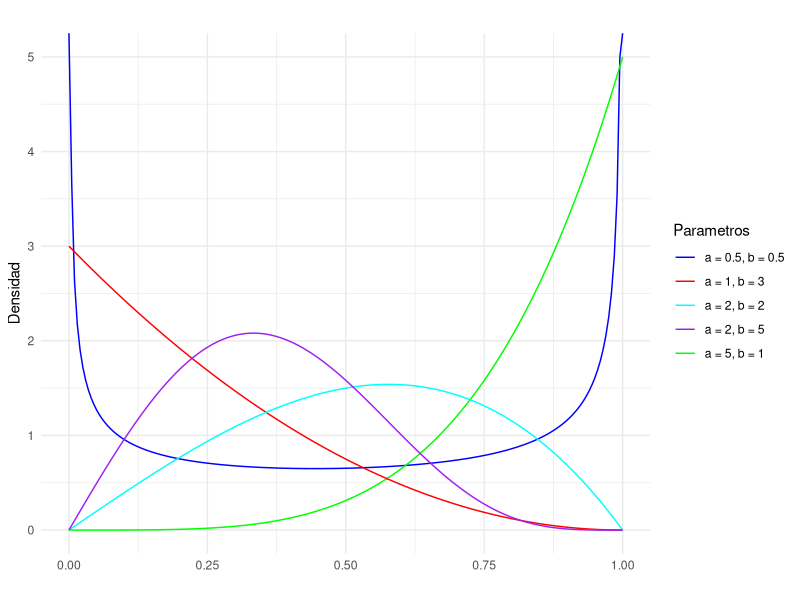
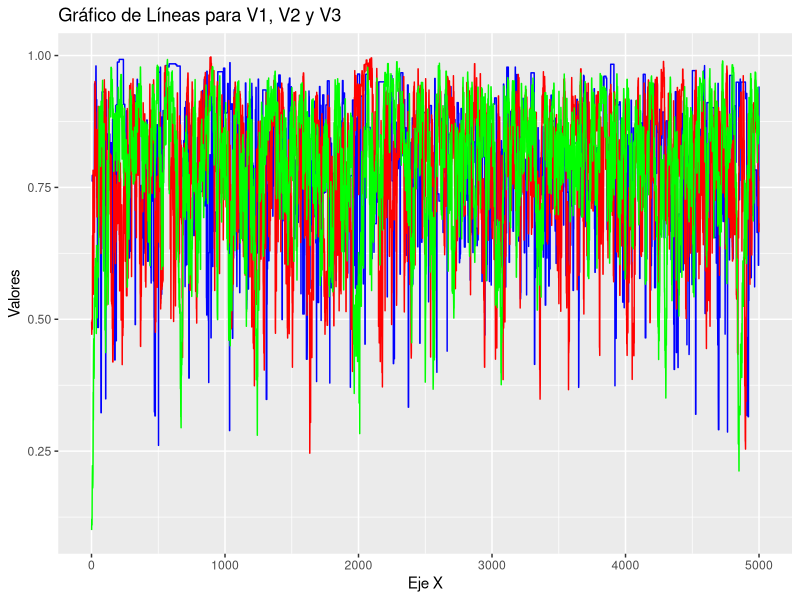
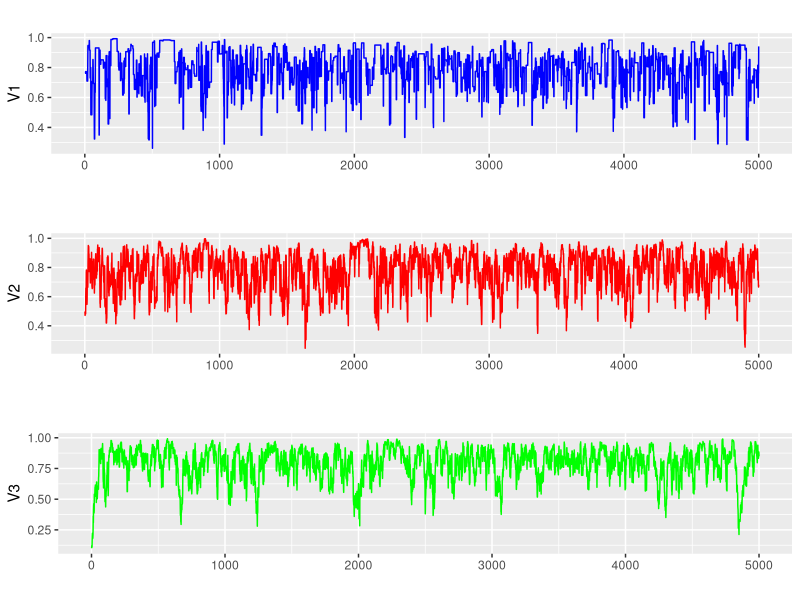
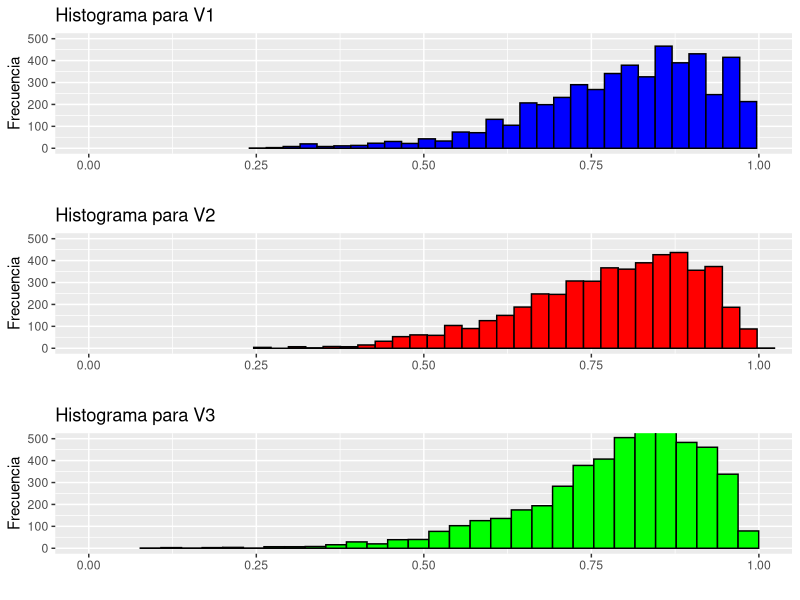
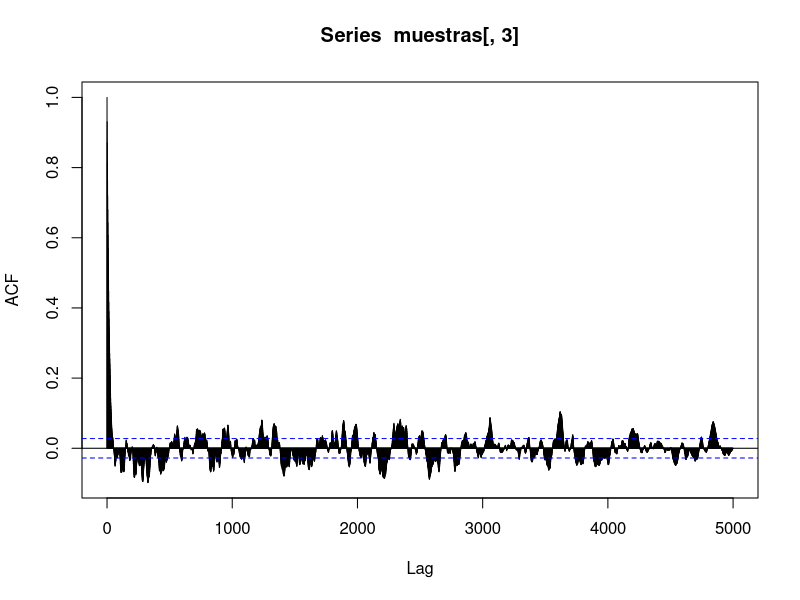
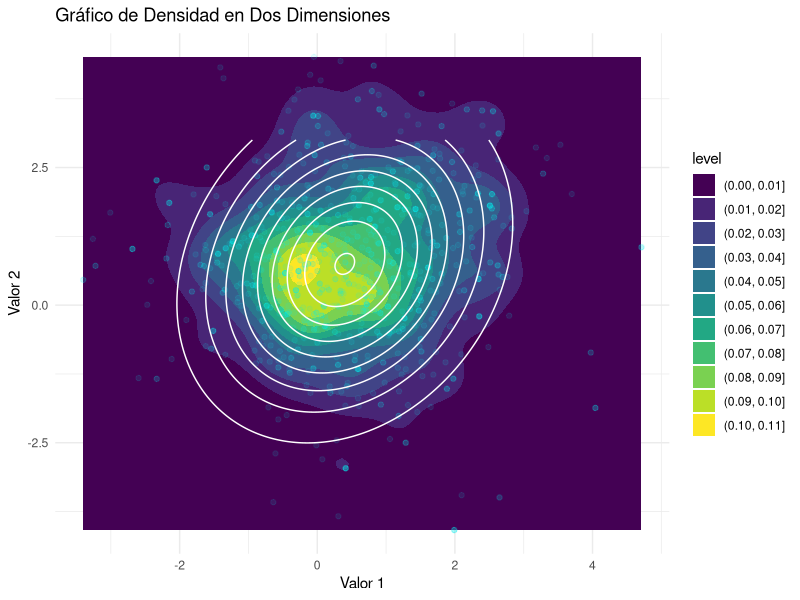
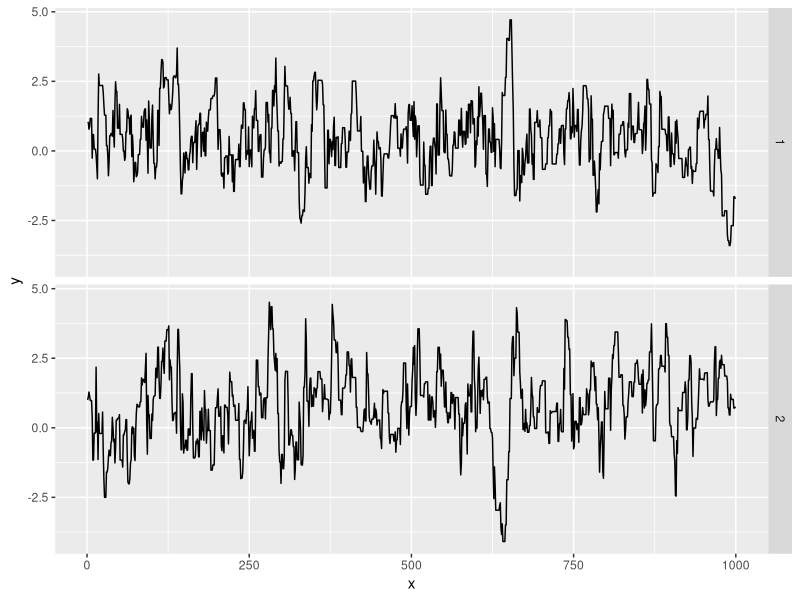

Write the R code that produced these figures, in order.
## ---- chunk 1
library(ggplot2)
library(gridExtra)
library(kableExtra)
library(mvtnorm)
## ---- chunk 2
sample_mh <- function (d_objetivo, r_propuesta,  d_propuesta, p_inicial, n){
  stopifnot(n>0)
  muestras <- numeric(n)
  muestras[1]<-p_inicial
  for (i in 2:n) {
    p_actual <- muestras[i-1]
    p_nuevo <- r_propuesta(p_actual)
    f_actual <- d_objetivo(p_actual)
    f_nuevo <- d_objetivo(p_nuevo)
    
    q_actual <- d_propuesta(p_actual,mean=p_nuevo)
    q_nuevo <- d_propuesta(p_nuevo,mean=p_actual)
    
    alpha <- min(1, (f_nuevo/f_actual)*(q_actual/q_nuevo))
    
    aceptar <- rbinom(1,1, alpha)
    if (aceptar){
      muestras[i] <- p_nuevo
    } else {
      muestras[i] <- p_actual
    }
    
  }
  return ( muestras ) 
}
## ---- chunk 3
d_kumaraswamy <- function(x, a ,b){
  if(x<0 || x>1){
    f=0
  }else{
    f <- a*b*(x^(a-1))*(1-x^a)^(b-1)
  }
  return(f)
}
x<-seq(0,1, length.out= 200)
d_kumaraswamy.5.5 <- numeric(length(x))
d_kumaraswamy51<- numeric(length(x))
d_kumaraswamy13 <-numeric(length(x))
d_kumaraswamy22 <- numeric(length(x))
d_kumaraswamy25 <- numeric(length(x))
for (i in 1:length(x)) {
  d_kumaraswamy.5.5[i] <- d_kumaraswamy(x[i], 0.5, 0.5)
  d_kumaraswamy51[i] <- d_kumaraswamy(x[i], 5, 1)
  d_kumaraswamy13[i] <- d_kumaraswamy(x[i], 1, 3)
  d_kumaraswamy22[i] <- d_kumaraswamy(x[i], 2, 2)
  d_kumaraswamy25[i] <- d_kumaraswamy(x[i], 2, 5)
}


df <- data.frame(x,
                 d_kumaraswamy.5.5,
                 d_kumaraswamy51,
                 d_kumaraswamy13,
                 d_kumaraswamy22,
                 d_kumaraswamy25)
ggplot(df, aes(x = x)) +
  # Agregar las líneas para cada distribución
  geom_line(aes(y = d_kumaraswamy.5.5, color = "d_kumaraswamy.5.5")) +
  geom_line(aes(y = d_kumaraswamy51, color = "d_kumaraswamy51")) +
  geom_line(aes(y = d_kumaraswamy13, color = "d_kumaraswamy13")) +
  geom_line(aes(y = d_kumaraswamy22, color = "d_kumaraswamy22")) +
  geom_line(aes(y = d_kumaraswamy25, color = "d_kumaraswamy25")) +
  # Personalizar aspectos del gráfico
  labs(title = "",
       x = "",
       y = "Densidad") +
  scale_color_manual(values = c("d_kumaraswamy.5.5" = "blue",
                                 "d_kumaraswamy51" = "green",
                                 "d_kumaraswamy13" = "red",
                                 "d_kumaraswamy22" = "cyan",
                                 "d_kumaraswamy25" = "purple"),
                     labels = c("d_kumaraswamy.5.5" = "a = 0.5, b = 0.5",
                                "d_kumaraswamy51" = "a = 5, b = 1",
                                "d_kumaraswamy13" = "a = 1, b = 3",
                                "d_kumaraswamy22" = "a = 2, b = 2",
                                "d_kumaraswamy25" = "a = 2, b = 5")) +
  guides(color=guide_legend(title = "Parametros"))+
  theme_minimal()
## ---- chunk 4
get_beta_pars <- function(mu, kappa){
  alpha <- mu *kappa
  beta <- (1-mu)*kappa
  return(list(alpha = alpha, beta = beta))
}
#graficar kumaraswamy 6 2, y una beta 8,2 para mostrar que son parecidas
d_objetivo <- function(x, a=6 ,b=2){
  if(x<0 || x>1){
    f=0
  }else{
    f <- a*b*(x^(a-1))*(1-x^a)^(b-1)
  }
  return(f)
}
kappas <- c(1,25,50)
n=5000
muestras <- matrix(nrow = n,ncol = length(kappas))
for (i in 1:3) {
  #p_inicial = runif(1) se agrega?
  r_propuesta <- function(x) {
    kappa <- kappas[i]
    pars <- get_beta_pars(x, kappa)
    rbeta(1, pars$alpha, pars$beta)
  }
  d_propuesta <- function(x, mean) {
    kappa <- kappas[i]
    pars <- get_beta_pars(mean, kappa)
    dbeta(x, pars$alpha, pars$beta)
  }
  p_inicial <- runif(1)
  
  muestras[,i] <- sample_mh(d_objetivo, r_propuesta, d_propuesta, p_inicial= p_inicial, n=n)
}


df <- as.data.frame(cbind(muestras, x=1:n))
ggplot(df, aes(x = x)) +
  geom_line(aes(y = V1), color = "blue") +
  geom_line(aes(y = V2), color = "red") +
  geom_line(aes(y = V3), color = "green") +
  labs(x = "Eje X", y = "Valores", title = "Gráfico de Líneas para V1, V2 y V3")

# o bien
g1 <- ggplot(df, aes(x = x, y = V1)) +
  geom_line(color = "blue") +
  labs(x = "", y = "V1", title = "")

# Graficar V2
g2 <- ggplot(df, aes(x = x, y = V2)) +
  geom_line(color = "red") +
  labs(x = "", y = "V2", title = "")

# Graficar V3
g3 <- ggplot(df, aes(x = x, y = V3)) +
  geom_line(color = "green") +
  labs(x = "", y = "V3", title = "")
grid.arrange(g1,g2,g3,ncol=1)
## ---- chunk 5
g1 <- ggplot(df, aes(x = V1)) +
  geom_histogram(color = "black", fill = "blue", bins = 30) +
  labs(x = "", y = "Frecuencia", title = "Histograma para V1")+
  coord_cartesian(xlim = c(0, 1), ylim = c(0, 500))

# Graficar histograma para V2
g2 <- ggplot(df, aes(x = V2)) +
  geom_histogram(color = "black", fill = "red", bins = 30) +
  labs(x = "", y = "Frecuencia", title = "Histograma para V2")+
  coord_cartesian(xlim = c(0, 1), ylim = c(0, 500))

# Graficar histograma para V3
g3 <- ggplot(df, aes(x = V3)) +
  geom_histogram(color = "black", fill = "green", bins = 30) +
  labs(x = "", y = "Frecuencia", title = "Histograma para V3")+
  coord_cartesian(xlim = c(0, 1), ylim = c(0, 500))

# Mostrar los histogramas en una sola columna
grid.arrange(g1, g2, g3, ncol = 1)
## ---- chunk 6
# averiguar si hay grafico para el correlograma

calcular_w <- function(x){
  mean(apply(x, 2, var))
}

calcular_b <- function(x){
  media_chain <- apply(x, 2, mean)
  var(media_chain) * nrow(x)
}

R_hat <- function(x){
  S <- nrow(x)
  M <- ncol(x)
  W <- calcular_w(x)
  B <- calcular_b(x)
  numerador <- (S-1)/S * W + (1 / S) * B
  sqrt(numerador / W)
}

R_hat(muestras)
## ---- chunk 7
autocorr <- acf(muestras[,3], plot = TRUE, lag = Inf)$plot
# mejorar graficos
N_eff <- function(x){
  S <- length(x)
  autocorr <- acf(x, plot = FALSE, lag = Inf)$acf
  limite <- which(autocorr<0.05)[1]
  
  denominador <- 1 + 2 * sum(autocorr[2:limite])
  S / denominador  
}
N_eff(muestras[,1])
N_eff(muestras[,2])
N_eff(muestras[,3])
# no parecen muy bajos para 5k muestras
## ---- chunk 8
medias <- c(mean(muestras[,1]),mean(muestras[,2]),mean(muestras[,3]))
percentiles<- rbind(quantile(muestras[,1], c(0.05, 0.95)),
                    quantile(muestras[,2], c(0.05, 0.95)),
                    quantile(muestras[,3], c(0.05, 0.95)))

tabla <-cbind(medias, percentiles)
colnames(tabla) <- c("Medias","Percentil 5", "Percentil 95")
rownames(tabla) <- c("Kappa = 1","Kappa = 25", "Kappa = 50")
kable(round(tabla,3))%>% 
  kable_styling(position = "center",full_width = FALSE) %>% 
  row_spec(0, bold = T, background = "gray", color = "black") 
## ---- chunk 9
muestras_logit <- log(muestras/(1-muestras))
medias_logit <- c(mean(muestras_logit[,1]),mean(muestras_logit[,2]),mean(muestras_logit[,3]))
percentiles_logit <- rbind(quantile(muestras_logit[,1], c(0.05, 0.95)),
                    quantile(muestras_logit[,2], c(0.05, 0.95)),
                    quantile(muestras_logit[,3], c(0.05, 0.95)))

tabla_logit <-cbind(medias_logit, percentiles_logit)
colnames(tabla_logit) <- c("Medias","Percentil 5", "Percentil 95")
rownames(tabla_logit) <- c("Kappa = 1","Kappa = 25", "Kappa = 50")
kable(round(tabla_logit,3))%>% 
  kable_styling(position = "center",full_width = FALSE) %>% 
  row_spec(0, bold = T, background = "gray", color = "black") 
## ---- chunk 10
sample_mh_2d <- function (d_objetivo, r_propuesta, d_propuesta, p_inicial, n, sigma_prop){
  stopifnot(n>0)
  muestras <- matrix(nrow = n, ncol = length(p_inicial))
  muestras[1,]<-p_inicial
  for (i in 2:n) {
    p_actual <- muestras[i-1,]
    p_nuevo <- r_propuesta(p_actual)
    f_actual <- d_objetivo(p_actual)
    f_nuevo <- d_objetivo(p_nuevo)
    
    q_actual <- d_propuesta(p_actual,mean=p_nuevo)
    q_nuevo <- d_propuesta(p_nuevo,mean=p_actual)
    
    alpha <- min(1, (f_nuevo/f_actual)*(q_actual/q_nuevo))
    
    aceptar <- rbinom(1,1, alpha)
    if (aceptar){
      muestras[i,] <- p_nuevo
    } else {
      muestras[i,] <- p_actual
    }
    
  }
  return ( muestras ) 
}


## ---- chunk 11
mu_obj <- c(0.4, 0.75)
sigma_obj <- matrix(c(1.35, 0.4, 0.4, 2.4), ncol = 2)

sigma_prop <- diag(2) #preguntar esto

d_objetivo <- function(x) dmvnorm(x, mean = mu_obj, sigma = sigma_obj)
r_propuesta <- function(x) rmvnorm(1, mean = x, sigma = sigma_prop)
d_propuesta <- function(x, mean) dmvnorm(x, mean = mean, sigma = sigma_prop)

muestras_2d <- sample_mh_2d(d_objetivo, r_propuesta, d_propuesta, p_inicial= c(1, 1), n=1000)

df_grilla <- expand.grid(x = seq(-3, 3, length.out = 200), seq(-3, 3, length.out = 200))
df_grilla$z <- d_objetivo(as.matrix(df_grilla))

muestras_2d_df <- as.data.frame(muestras_2d)
ggplot(muestras_2d_df, aes(x = V1, y = V2)) +
  geom_density_2d(fill = "skyblue", alpha = 0.5) +
  geom_density2d_filled()+
  geom_point(data = muestras_2d_df, aes(x = V1, y = V2), color = "cyan2", alpha = 0.1) +
  labs(title = "Gráfico de Densidad en Dos Dimensiones",
       x = "Valor 1",
       y = "Valor 2") +
  stat_contour(aes(x = x, y = Var2, z = z), data = df_grilla, color = "white")+
  theme_minimal()

## ---- chunk 12

########################
plot_trace <- function(x, y){
  n <-length(x)
  df <- data.frame(x = rep(1:n, 2), y = c(x, y), dimension = rep(1:2, each = n))
  ggplot(df)+
    geom_line(aes(x = x, y = y))+
    facet_grid(rows = vars(dimension))
}  

plot_trace(muestras_2d_df$V1, muestras_2d_df$V2)
